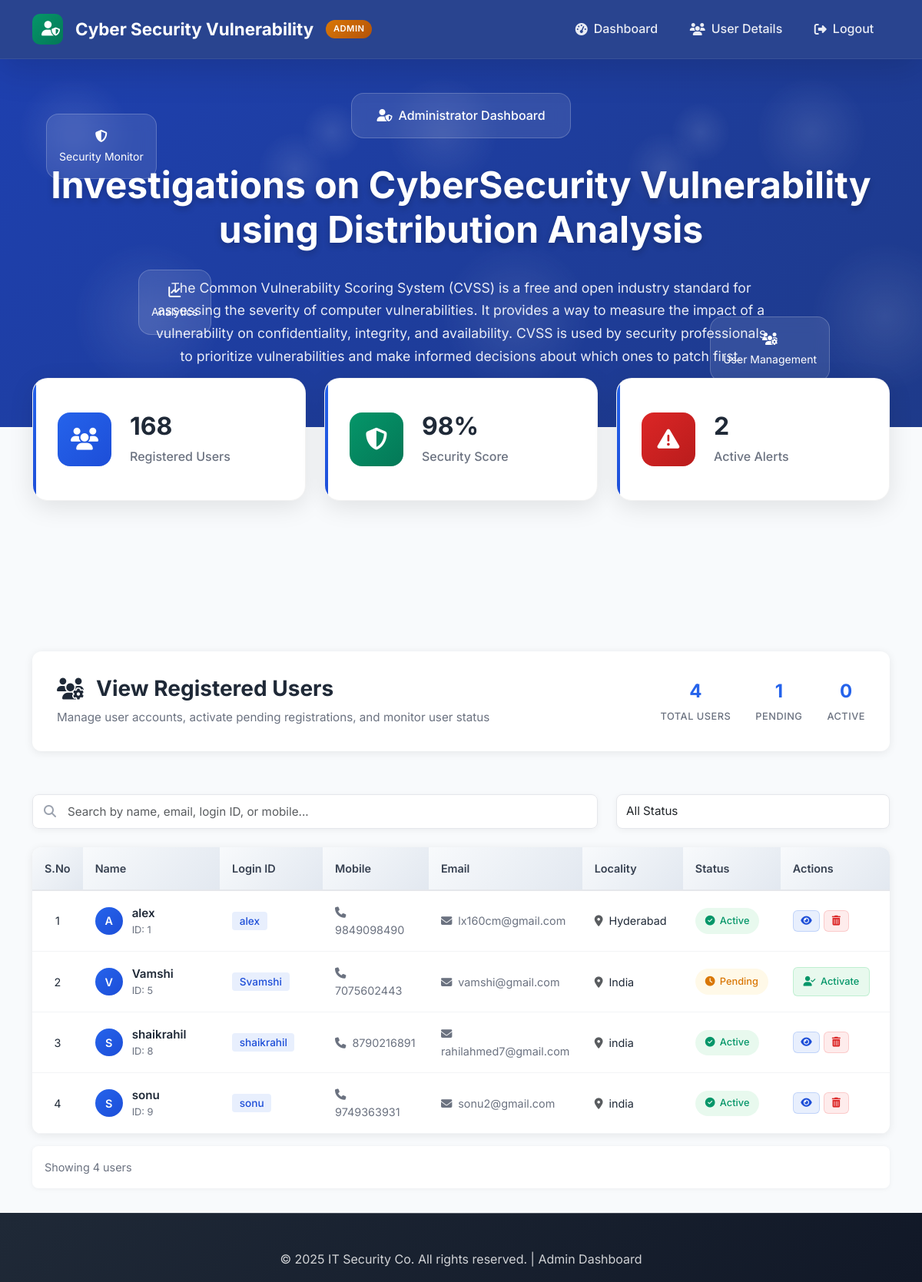
/ActivaUsers/?uid=9, run on the app's committed database.
### users/models.py (models this page shows, shortened)
class UserRegistrationModel(models.Model):
    name = models.CharField(max_length=100)
    loginid = models.CharField(unique=True, max_length=100)
    password = models.CharField(max_length=100)
    mobile = models.CharField(unique=True, max_length=100)
    email = models.CharField(unique=True, max_length=100)
    locality = models.CharField(max_length=100)
    address = models.CharField(max_length=1000)
    city = models.CharField(max_length=100)
    state = models.CharField(max_length=100)
    status = models.CharField(max_length=100)
    class Meta:
        db_table = 'UserRegistrations'

### admins/views.py (the view)
# urls.py: path('ActivaUsers/', admins.ActivaUsers, name='ActivaUsers'),
def ActivaUsers(request):
    if request.method == 'GET':
        id = request.GET.get('uid')
        status = 'activated'
        print("PID = ", id, status)
        UserRegistrationModel.objects.filter(id=id).update(status=status)
        data = UserRegistrationModel.objects.all()
        return render(request, 'admins/viewregisterusers.html', {'data': data})

### assets/templates/admins/viewregisterusers.html (shortened to what this page needs)
{%extends 'admins/adminbase.html'%}
{%block contents%}
<section class="admin-users-section">
    <div class="container">
        <div class="row mb-4">
            <div class="col-12">
                <div class="page-header">
                    <div class="header-content">
                        <h2 class="page-title">
                            <i class="fas fa-users-cog me-3"></i>
                            View Registered Users
                        </h2>
                        <p class="page-subtitle">Manage user accounts, activate pending registrations, and monitor user status</p>
                    </div>
                    <div class="header-stats">
                        <div class="stat-item">
                            <span class="stat-number" id="totalUsers">{{ data|length }}</span>
                            <span class="stat-label">Total Users</span>
                        </div>
                        <div class="stat-item">
                            <span class="stat-number" id="pendingUsers">0</span>
                            <span class="stat-label">Pending</span>
                        </div>
                        <div class="stat-item">
                            <span class="stat-number" id="activeUsers">0</span>
                            <span class="stat-label">Active</span>
                        </div>
                    </div>
                </div>
            </div>
        </div>
        <div class="row mb-4">
            <div class="col-md-8">
                <div class="search-box">
                    <i class="fas fa-search search-icon"></i>
                    <input type="text" class="form-control" id="searchInput" placeholder="Search by name, email, login ID, or mobile...">
                </div>
            </div>
            <div class="col-md-4">
                <select class="form-select" id="statusFilter">
                    <option value="">All Status</option>
                </select>
            </div>
        </div>
        <div class="row">
            <div class="col-12">
                <div class="table-container">
                    <div class="table-responsive">
                        <table class="users-table">
                            <thead>
                                <tr>
                                    <th width="60">S.No</th>
                                    <th width="200">Name</th>
                                    <th width="150">Login ID</th>
                                    <th width="150">Mobile</th>
                                    <th width="200">Email</th>
                                    <th width="150">Locality</th>
                                    <th width="120">Status</th>
                                    <th width="150">Actions</th>
                                </tr>
                            </thead>
                            <tbody id="usersTableBody">
                                {% for i in data %}
                                <tr class="user-row" data-status="{{ i.status }}">
                                    <td class="text-center">{{ forloop.counter }}</td>
                                    <td>
                                        <div class="user-info">
                                            <div class="user-avatar">
                                                {{ i.name|first|upper }}
                                            </div>
                                            <div class="user-details">
                                                <div class="user-name">{{ i.name }}</div>
                                                <div class="user-id">ID: {{ i.id }}</div>
                                            </div>
                                        </div>
                                    </td>
                                    <td>
                                        <span class="login-id">{{ i.loginid }}</span>
                                    </td>
                                    <td>
                                        <a href="tel:{{ i.mobile }}" class="contact-link">
                                            <i class="fas fa-phone me-2"></i>{{ i.mobile }}
                                        </a>
                                    </td>
                                    <td>
                                        <a href="mailto:{{ i.email }}" class="contact-link">
                                            <i class="fas fa-envelope me-2"></i>{{ i.email }}
                                        </a>
                                    </td>
                                    <td>
                                        <i class="fas fa-map-marker-alt me-2 text-muted"></i>{{ i.locality }}
                                    </td>
                                    <td>
                                        {% if i.status == 'waiting' %}
                                        <span class="status-badge pending">
                                            <i class="fas fa-clock"></i>
                                            Pending
                                        </span>
                                        {% else %}
                                        <span class="status-badge active">
                                            <i class="fas fa-check-circle"></i>
                                            Active
                                        </span>
                                        {% endif %}
                                    </td>
                                    <td>
                                        {% if i.status == 'waiting' %}
                                        <a href="/ActivaUsers/?uid={{ i.id }}"
                                           class="btn-action activate"
                                           onclick="return confirm('Are you sure you want to activate {{ i.name }}?')">
                                            <i class="fas fa-user-check"></i>
                                            Activate
                                        </a>
                                        {% else %}
                                        <div class="action-group">
                                            <button class="btn-action view" onclick="showUserInfo('{{ i.name }}', '{{ i.email }}', '{{ i.mobile }}', '{{ i.locality }}')">
                                                <i class="fas fa-eye"></i>
                                            </button>
                                            <a href="/DeleteUsers/?uid={{ i.id }}"
                                               class="btn-action delete"
                                               onclick="return confirm('Are you sure you want to delete {{ i.name }}? This action cannot be undone.')">
                                                <i class="fas fa-trash-alt"></i>
                                            </a>
                                        </div>
                                        {% endif %}
                                    </td>
                                </tr>
                                {% endfor %}
                            </tbody>
                        </table>
                    </div>
                </div>
            </div>
        </div>
        <div class="row mt-3">
            <div class="col-12">
                <div class="results-info">
                    <span id="resultsText">Showing {{ data|length }} users</span>
                </div>
            </div>
        </div>
    </div>
</section>
{%endblock%}

### assets/templates/admins/adminbase.html (style rules this page uses)
:root { --admin-primary: linear-gradient(135deg, #2563eb 0%, #1d4ed8 100%); --admin-secondary: linear-gradient(135deg, #059669 0%, #047857 100%); --admin-danger: linear-gradient(135deg, #dc2626 0%, #b91c1c 100%); --admin-warning: linear-gradient(135deg, #d97706 0%, #b45309 100%); --glass-bg: rgba(255, 255, 255, 0.1); --glass-border: rgba(255, 255, 255, 0.2); --shadow-light: 0 8px 32px rgba(0, 0, 0, 0.1); --shadow-medium: 0 12px 48px rgba(0, 0, 0, 0.15); --text-primary: #1f2937; --text-secondary: #6b7280; --admin-bg: linear-gradient(135deg, #1e40af 0%, #1e3a8a 100%); }
* { margin: 0; padding: 0; box-sizing: border-box; }
body { font-family: 'Inter', sans-serif; line-height: 1.6; color: var(--text-primary); overflow-x: hidden; background: #f8fafc; }

### assets/templates/admins/viewregisterusers.html (style rules this page uses)
.admin-users-section { background: #f8fafc; min-height: calc(100vh - 200px); padding: 2rem 0; }
.page-header { background: white; border-radius: 12px; padding: 2rem; box-shadow: 0 2px 12px rgba(0, 0, 0, 0.08); display: flex; justify-content: space-between; align-items: center; margin-bottom: 2rem; }
.page-title { color: #1f2937; font-weight: 700; font-size: 1.75rem; margin-bottom: 0.5rem; display: flex; align-items: center; }
.page-subtitle { color: #6b7280; margin: 0; font-size: 0.95rem; }
.header-stats { display: flex; gap: 2rem; }
.stat-item { text-align: center; }
.stat-number { display: block; font-size: 1.5rem; font-weight: 700; color: #2563eb; }
.stat-label { font-size: 0.8rem; color: #6b7280; text-transform: uppercase; font-weight: 500; letter-spacing: 0.5px; }
.search-box { position: relative; background: white; border-radius: 8px; box-shadow: 0 2px 8px rgba(0, 0, 0, 0.05); }
.search-icon { position: absolute; left: 15px; top: 50%; transform: translateY(-50%); color: #9ca3af; z-index: 2; }
.search-box .form-control { padding-left: 45px; border: 1px solid #e5e7eb; border-radius: 8px; height: 45px; font-size: 0.95rem; }
.form-select { background: white; border: 1px solid #e5e7eb; border-radius: 8px; height: 45px; font-size: 0.95rem; box-shadow: 0 2px 8px rgba(0, 0, 0, 0.05); }
.table-container { background: white; border-radius: 12px; box-shadow: 0 2px 12px rgba(0, 0, 0, 0.08); overflow: hidden; }
.users-table { width: 100%; border-collapse: collapse; }
.users-table th { background: linear-gradient(135deg, #f8fafc 0%, #e2e8f0 100%); color: #374151; font-weight: 600; padding: 1rem; text-align: left; border-bottom: 2px solid #e5e7eb; font-size: 0.9rem; }
.users-table td { padding: 1rem; border-bottom: 1px solid #f3f4f6; vertical-align: middle; font-size: 0.9rem; }
.user-info { display: flex; align-items: center; gap: 0.75rem; }
.user-avatar { width: 36px; height: 36px; background: linear-gradient(135deg, #2563eb 0%, #1d4ed8 100%); border-radius: 50%; display: flex; align-items: center; justify-content: center; color: white; font-weight: 600; font-size: 0.9rem; }
.user-name { font-weight: 600; color: #1f2937; font-size: 0.95rem; }
.user-id { color: #6b7280; font-size: 0.8rem; }
.login-id { background: rgba(37, 99, 235, 0.1); color: #1d4ed8; padding: 0.25rem 0.6rem; border-radius: 4px; font-weight: 500; font-size: 0.85rem; }
.contact-link { color: #6b7280; text-decoration: none; transition: color 0.3s ease; font-size: 0.9rem; }
.status-badge { display: inline-flex; align-items: center; gap: 0.4rem; padding: 0.4rem 0.8rem; border-radius: 20px; font-weight: 500; font-size: 0.8rem; }
.status-badge.active { background: rgba(34, 197, 94, 0.1); color: #059669; }
.status-badge.pending { background: rgba(251, 191, 36, 0.1); color: #d97706; }
.btn-action { display: inline-flex; align-items: center; gap: 0.4rem; padding: 0.5rem 0.8rem; border: none; border-radius: 6px; font-size: 0.8rem; font-weight: 500; text-decoration: none; transition: all 0.3s ease; cursor: pointer; }
.btn-action.activate { background: rgba(34, 197, 94, 0.1); color: #059669; border: 1px solid rgba(34, 197, 94, 0.2); }
.btn-action.view { background: rgba(37, 99, 235, 0.1); color: #1d4ed8; border: 1px solid rgba(37, 99, 235, 0.2); padding: 0.4rem 0.6rem; }
.btn-action.delete { background: rgba(239, 68, 68, 0.1); color: #dc2626; border: 1px solid rgba(239, 68, 68, 0.2); padding: 0.4rem 0.6rem; }
.action-group { display: flex; gap: 0.3rem; }
.results-info { background: white; padding: 1rem; border-radius: 8px; box-shadow: 0 1px 6px rgba(0, 0, 0, 0.05); color: #6b7280; font-size: 0.9rem; }

### data on the page
UserRegistrationModel: name|first "A", name "alex", id "1", loginid "alex", mobile "9849098490", email "lx160cm@gmail.com", locality "Hyderabad", status "Active"
UserRegistrationModel: name|first "V", name "Vamshi", id "5", loginid "Svamshi", mobile "7075602443", email "vamshi@gmail.com", locality "India", status "waiting" (drawn)
UserRegistrationModel: name|first "S", name "shaikrahil", id "8", loginid "shaikrahil", mobile "8790216891", email "rahilahmed7@gmail.com", locality "india", status "Active"
UserRegistrationModel: name|first "S", name "sonu", id "9", loginid "sonu", mobile "9749363931", email "sonu2@gmail.com", locality "india", status "Active"

### other printed values
{{ data|length }} "4"
